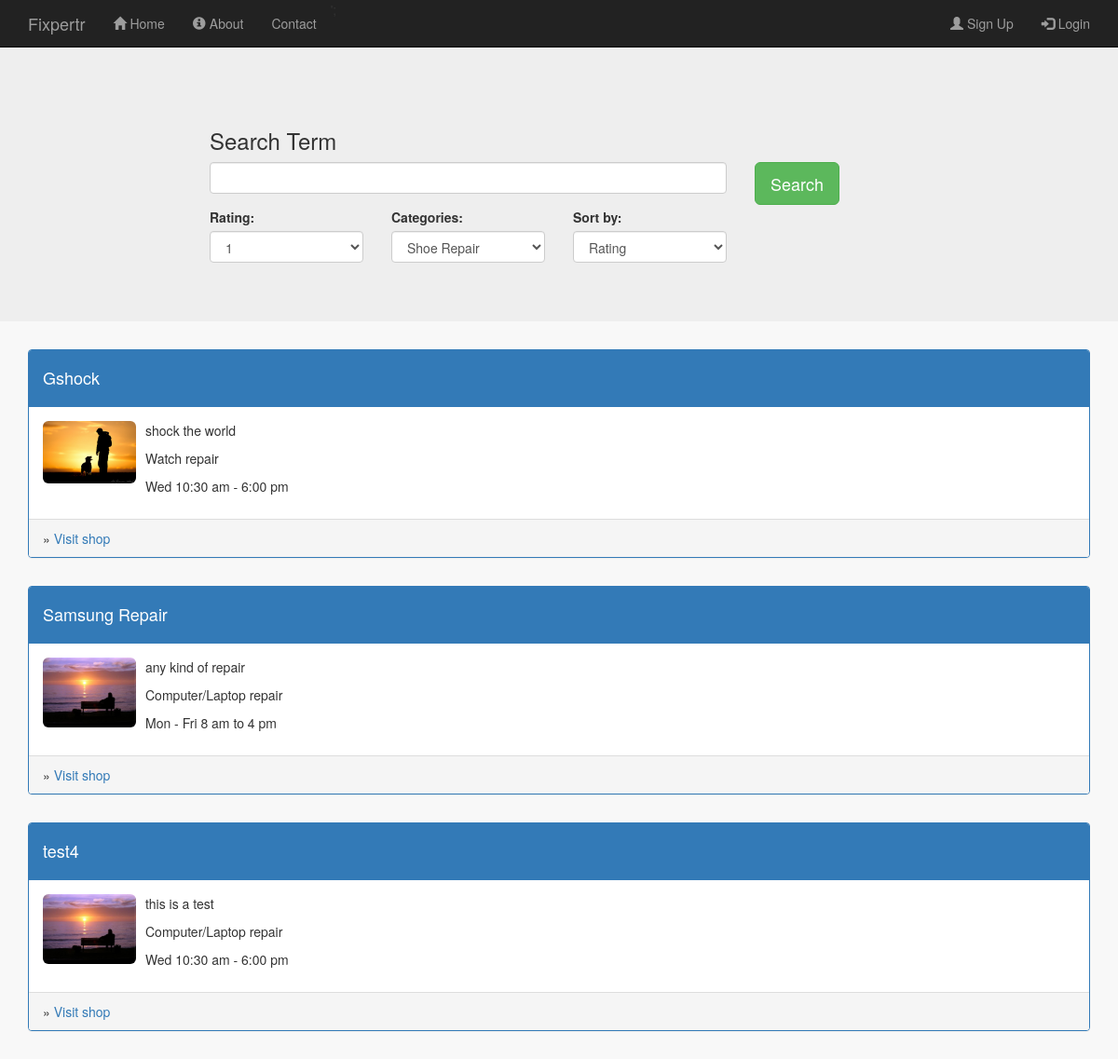
The page /browse_shops.php on the database its author committed.
### tables this page shows
CREATE TABLE IF NOT EXISTS `shops` (
  `shop_id` int(11) NOT NULL AUTO_INCREMENT,
  `user_id` int(11) NOT NULL,
  `shop_name` varchar(256) NOT NULL,
  `shop_description` varchar(256) NOT NULL,
  `shop_image` varchar(256) NOT NULL,
  `shop_contact` varchar(256) NOT NULL,
  `shop_hours` varchar(256) NOT NULL,
  `shop_category` varchar(256) NOT NULL,
  PRIMARY KEY (`shop_id`),
  KEY `shops_ibfk_1` (`user_id`)
);

### public/browse_shops.php (the view, shortened to what this page needs)
<?php
   include_once '../includes/db_connection.php';
  $results = mysqli_query($connection, "SELECT * FROM shops");
?>
<!doctype html>
<html lang="en">
  <head>
    <link rel="stylesheet" type="text/css" href="stylesheets/bootstrap.min.css">
    <link rel="stylesheet" type="text/css" href="stylesheets/mystyles.css">
  </head>
  <body id="browse_shops">
  <?php include '../includes/layouts/header.php';?>
  <div class="jumbotron">
    <div class=" content container">
        <div class="row">
          <div class="col-sm-2"> </div>
          <div class="col-sm-4"><h3>Search Term</h3></div>
        </div>
        <form>
          <div class="row">
            <div class="col-sm-2"> </div>
             <div class="col-sm-6">
               <div class="form-group">
                <input type="text" class="form-control" id="search_term" name="search_term">
              </div>
            </div>
            <div class="col-sm-2">
                <button type="submit" class="btn btn-success btn-lg">Search</button>
            </div>
          </div>
          <div class="row">
             <div class="col-sm-2"> </div>
              <div class="col-sm-2">
                <div class="form-group">
                   <label for="sel1">Rating:</label>
                  <select class="form-control" id="sel1">
                    <option>1</option>
                  </select>
                </div>
               </div>
                 <div class="col-sm-2">
                <div class="form-group">
                   <label for="sel1">Categories:</label>
                  <select class="form-control" id="sel1">
                    <option>Shoe Repair</option>
                  </select>
                </div>
               </div>
                <div class="col-sm-2">
                <div class="form-group">
                   <label for="sel1">Sort by:</label>
                  <select class="form-control" id="sel1">
                    <option>Rating</option>
                  </select>
                </div>
               </div>
          </div>
        </form>
    </div>
  </div>
  <div class=" container">
        <div class="row">
          <?php while ($row = mysqli_fetch_array($results)) { ?>
             <div class="col-sm-12">
            <ul class="media-list">
              <li class="media">
                 <div class="panel panel-primary">
                    <div class="panel-heading">
                      <h4><?php echo $row['shop_name'];?></h4>
                    </div>
                    <div class="panel-body">
                        <div class="media-left">
                          <img src="images/<?php echo $row['shop_image'];?>" class="img-rounded">
                        </div>
                         <div class="media-body">
                          <p><?php echo $row['shop_description'];?></p>
                          <p><?php echo $row['shop_category'];?></p>
                          <p><?php echo $row['shop_hours'];?></p>
                        </div>
                    </div>
                     <div class="panel-footer">
                      &raquo; <a href="shop_profile.php?view=<?php echo $row['shop_id']?>">Visit shop</a>
                    </div>
                </div>
              </li>
            </ul>
          </div>
          <?php }?>
        </div>
  </div>
  <?php include '../includes/layouts/footer.php';?>

### includes/layouts/header.php (shortened to what this page needs)
<nav class="navbar navbar-inverse navbar-fixed-top">
  <div class="container">
    <div class="navbar-header">
      <a class="navbar-brand" href="#">Fixpertr</a>
    </div>
    <div class="collapse navbar-collapse" id="collapsemenu">
      <?php if (isset($_SESSION['u_id'])) { ?>
        <?php if ($_SESSION['u_type'] == "Service Provider") { ?>
      <ul class="nav navbar-nav">
      <li ><a href="profile.php"><span class="glyphicon glyphicon-user"></span> My Profile</a></li>
      <li><a href="manage_shop.php"><span class="glyphicon glyphicon-wrench"></span> Manage Shop</a></li>
      <li><a href="my_shops.php"><span class="glyphicon glyphicon-list"></span> My Shops</a></li>
      <li><a href="browse_shops.php"></span> Browse Shops</a></li>
      <li>
        <form class="navbar-form" action="../includes/logout.inc.php" method="post">
          <div class="form-group">
            <input type="text"  name="search_shop" class="form-control" placeholder="Search Shop">
          </div>
          <button type="submit" name="search_btn" class="btn btn-primary">Go</button>
        </form>
      </li>
      </ul>
      <?php } else { ?>
        <ul class="nav navbar-nav">
        <li ><a href="profile.php"><span class="glyphicon glyphicon-user"></span> My Profile</a></li>
        <li><a href="#"> Transactions</a></li>
        <li><a href="browse_shops.php"></span> Browse Shops</a></li>
        <li>
          <form class="navbar-form" action="../includes/logout.inc.php" method="post">
            <div class="form-group">
              <input type="text"  name="search_shop" class="form-control" placeholder="Search Shop">
            </div>
            <button type="submit" name="search_btn" class="btn btn-primary">Go</button>
          </form>
        </li>
        </ul>
      <?php } ?>
       <ul class="nav navbar-nav navbar-right">
            <li class = "navbar-text">Welcome, <?php echo $_SESSION['u_uid']; ?> </li>
            <li>
              <form class="navbar-form" action="../includes/logout.inc.php" method="post">
                <button type="submit" name="submit" class="btn btn-primary"><span class="glyphicon glyphicon-log-out"></span> Logout</button>
              </form>
            </li>
      </ul>
    <?php } else { ?>
    <ul class="nav navbar-nav">
      <li ><a href="index.php"><span class="glyphicon glyphicon-home"></span> Home</a></li>
      <li><a href="about.php"><span class="glyphicon glyphicon-info-sign"></span> About</a></li>
      <li><a href="contact.php">Contact</a></li>';
    </ul>
    <ul class="nav navbar-nav navbar-right">
      <li><a href="signup.php" ><span class="glyphicon glyphicon-user"></span> Sign Up</a> </li>
      <li><a href="login.php"  ><span class="glyphicon glyphicon-log-in"></span> Login</a> </li>
     </ul>
    <?php } ?>
    </div>
  </div>
</nav>

### includes/layouts/footer.php (shortened to what this page needs)
  </body>
</html>

### public/stylesheets/mystyles.css (style rules this page uses)
.content { padding-top: 70px; }
.media img { width: 100px; }
body { background-color: #f8f8f8; }

### rows shown on the page
shops: shop_name "Gshock", shop_image (picture), shop_description "shock the world", shop_category "Watch repair", shop_hours "Wed 10:30 am - 6:00 pm"
shops: shop_name "Samsung Repair", shop_image (picture), shop_description "any kind of repair", shop_category "Computer/Laptop repair", shop_hours "Mon - Fri 8 am to 4 pm"
shops: shop_name "test4", shop_image (picture), shop_description "this is a test", shop_category "Computer/Laptop repair", shop_hours "Wed 10:30 am - 6:00 pm"
